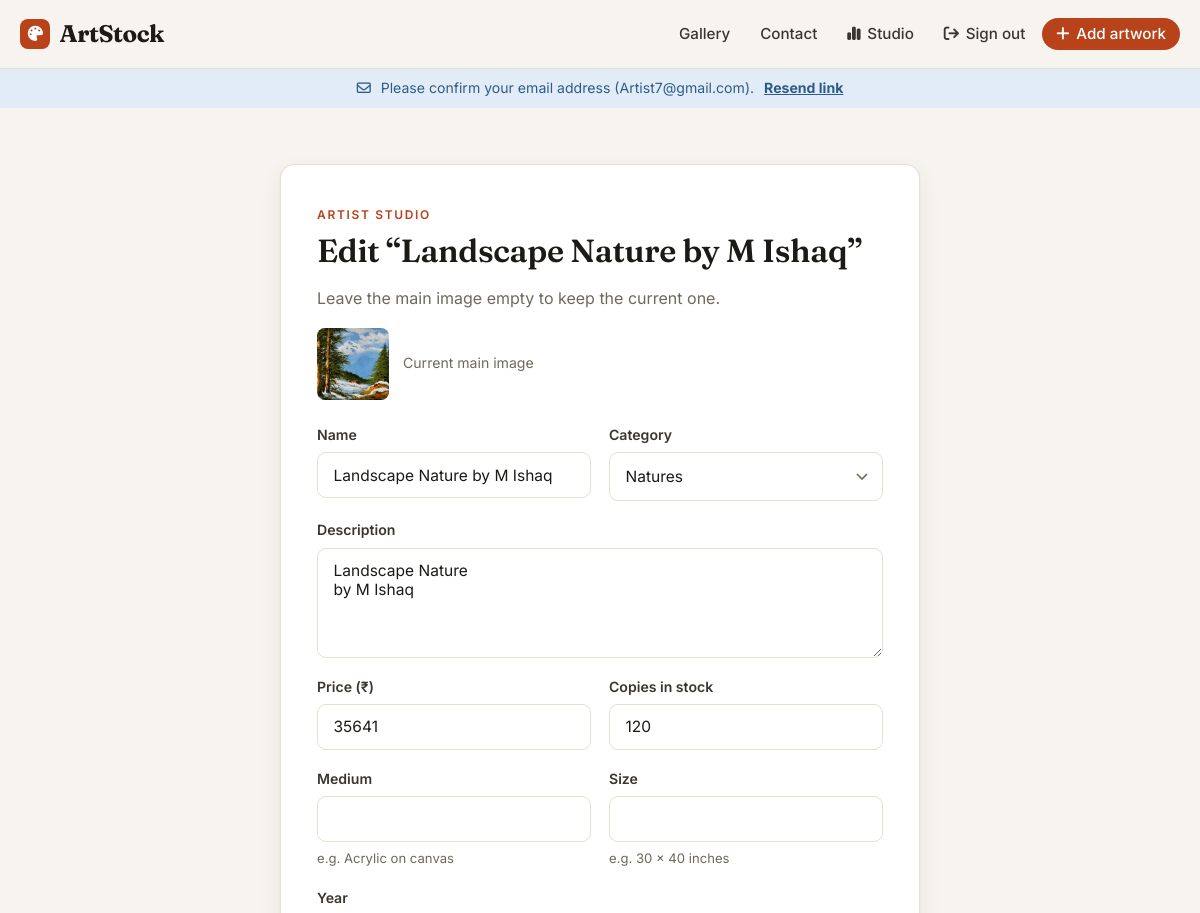
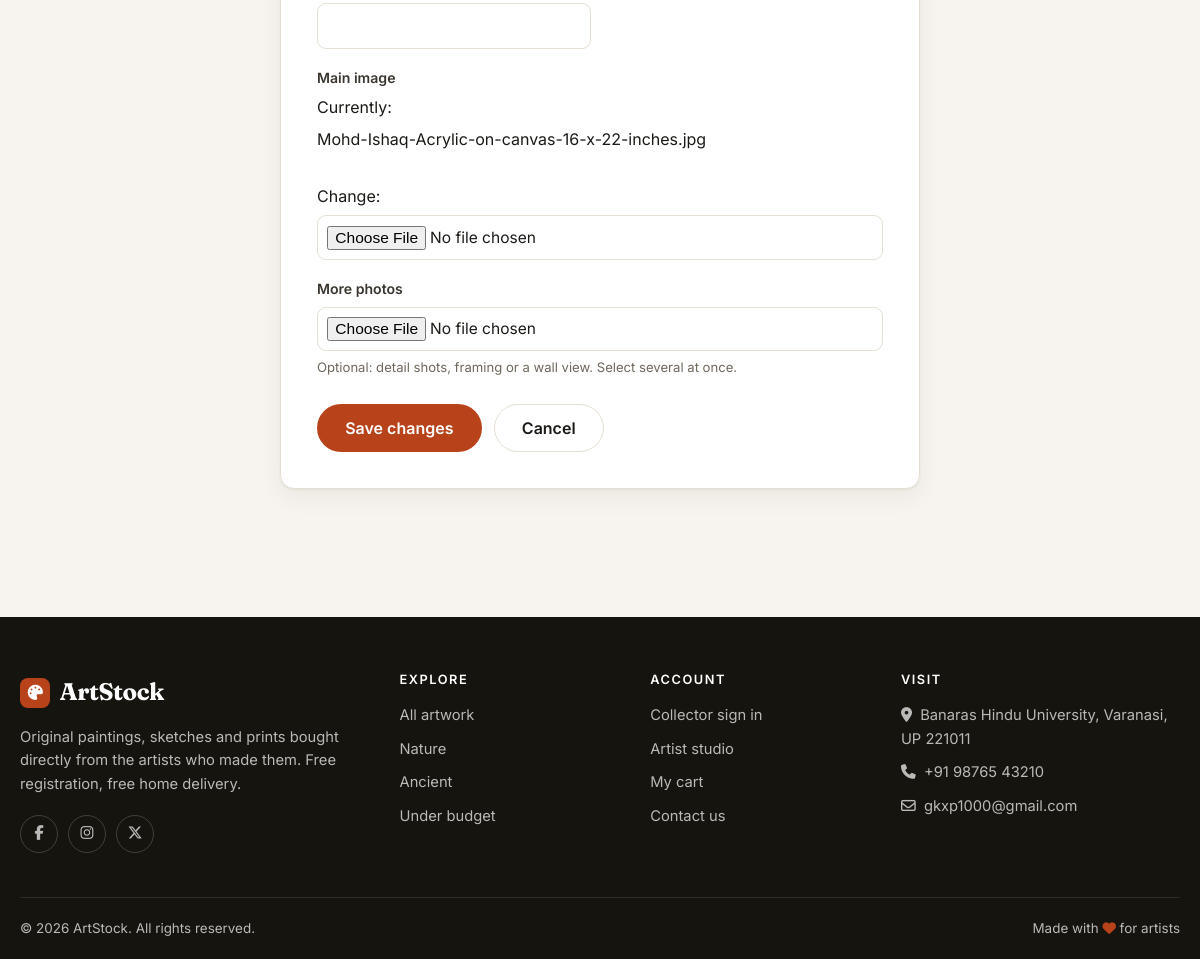
The page /artist/art/6/edit (signed in) on the database its author committed (2 pictures, top to bottom).
### stock/models.py (models this page shows, shortened)
class User(AbstractUser):
	is_customer = models.BooleanField(default=False)
	is_artist = models.BooleanField(default=False)
	email_verified = models.BooleanField(default=False)

class Art(models.Model):
	Artist_id = models.ForeignKey(Artist, on_delete=models.CASCADE)
	Art_id = models.AutoField(primary_key=True)
	quantity = models.IntegerField(blank=False)
	name = models.CharField(max_length=50, blank=False)
	descrip = models.TextField(blank=False)
	price = models.PositiveIntegerField()
	image = models.ImageField(null=False, blank=False)
	thumbnail = models.ImageField(upload_to='thumbs/', blank=True, editable=False)
	size = models.CharField(max_length=60, blank=True, help_text='e.g. 30 x 40 inches')
	medium = models.CharField(max_length=80, blank=True, help_text='e.g. Acrylic on canvas')
	year = models.PositiveIntegerField(null=True, blank=True,
	                                   validators=[MinValueValidator(1000), MaxValueValidator(2100)])
	created_at = models.DateTimeField(auto_now_add=True, null=True)
	CATEGORY_GAMES		=	"Games"
	CATEGORY_FICTION	=	"Fiction"
	CATEGORY_NATURE		=	"Natures"
	CATEGORY_GEOMETRIC	=	"Geometric"
	CATEGORY_MYSTERIOUS	=	"Mysterious"
	CATEGORY_ACTORS		=	"Actors"
	CATEGORY_MULTIVERSE	=	"Multiverse"
	CATEGORY_COMICS		= 	"Comics"
	CATEGORY_REALISTIC	=	"Realistic"
	CATEGORY_CONCEPTUAL	=	"Conceptual"
	CATEGORY_ANCIENT	=	"Ancient"
	CATEGORY_OTHER		=	"Others"
	CATEGORY_STATE_CHOICES = (
		(CATEGORY_GAMES, CATEGORY_GAMES),
		(CATEGORY_FICTION, CATEGORY_FICTION),
		(CATEGORY_NATURE, CATEGORY_NATURE),
		(CATEGORY_GEOMETRIC, CATEGORY_GEOMETRIC),
		(CATEGORY_ACTORS, CATEGORY_ACTORS),
		(CATEGORY_MYSTERIOUS, CATEGORY_MYSTERIOUS),
		(CATEGORY_MULTIVERSE, CATEGORY_MULTIVERSE),
		(CATEGORY_COMICS, CATEGORY_COMICS),
		(CATEGORY_REALISTIC, CATEGORY_REALISTIC),
		(CATEGORY_CONCEPTUAL, CATEGORY_CONCEPTUAL),
		(CATEGORY_ANCIENT, CATEGORY_ANCIENT),
		(CATEGORY_OTHER, CATEGORY_OTHER),
	)
	category = models.CharField(max_length=20, choices=CATEGORY_STATE_CHOICES, default=CATEGORY_OTHER)
	class Meta:
		ordering = ['-Art_id']
	@property
	def thumb_url(self):
		if self.thumbnail:
			return self.thumbnail.url
		return self.image.url

### stock/views.py (the view, shortened to what this page needs)
# urls.py: path('artist/art/<int:Art_id>/edit', views.edit_art_view, name="edit_art"),
@artist_required
def edit_art_view(request, Art_id):
    art = get_object_or_404(Art, Art_id=Art_id, Artist_id=request.user.artist)
    form = ArtForm(request.POST or None, request.FILES or None, instance=art)
    form.fields['image'].required = False
    return render(request, 'artform.html', {'form': form, 'title': f'Edit “{art.name}”',
                                            'subtitle': 'Leave the main image empty to keep the current one.',
                                            'art': art, 'extra_images': art.extra_images.all()})

### stock/forms.py
class ArtForm(StyledFormMixin, forms.ModelForm):
	extra_images = MultipleImageField(required=False, label='More photos',
	                                  help_text='Optional: detail shots, framing or a wall view. Select several at once.')
	class Meta:
		model = Art
		fields = ['name', 'category', 'descrip', 'price', 'quantity', 'medium', 'size', 'year', 'image']
		labels = {
			'descrip': 'Description',
			'price': 'Price (₹)',
			'quantity': 'Copies in stock',
			'image': 'Main image',
		}
		widgets = {'descrip': forms.Textarea(attrs={'rows': 4})}

### stock/context_processors.py (called while the page is built)
def cart_count(request):
	user = getattr(request, 'user', None)
	if not user or not user.is_authenticated or not user.is_customer:
		return {'cart_count': 0}
	customer = getattr(user, 'customer', None)
	if customer is None:
		return {'cart_count': 0}
	return {'cart_count': Order.objects.filter(orderedBy=customer, status=Order.ORDER_STATE_WAITING).count()}

### stock/views.py (called while the page is built)
def artist_required(view):
    @wraps(view)
    def wrapper(request, *args, **kwargs):
        user = request.user
        if not user.is_authenticated:
            return _redirect_to_login(request, 'login_artist', 'Please sign in as an artist to continue.')
        if not user.is_artist:
            messages.error(request, 'That page is only for artist accounts.')
            return redirect('index')
        if not hasattr(user, 'artist'):
            messages.info(request, 'Complete your artist profile first.')
            return redirect('acreate')
        return view(request, *args, **kwargs)
    return wrapper

### stock/template/artform.html (shortened to what this page needs)
{% extends 'profileform.html' %}
{% block eyebrow %}Artist studio{% endblock eyebrow %}
{% block submit %}{% if art %}Save changes{% else %}Publish artwork{% endif %}{% endblock submit %}
{% block cancel_url %}{% url 'aprofile' %}{% endblock cancel_url %}

### stock/template/profileform.html (shortened to what this page needs)
{% extends 'built.html' %}
{% block content %}
<div class="container section">
  <div class="card form-card">
    <span class="eyebrow">{% block eyebrow %}Collector profile{% endblock eyebrow %}</span>
    <h1>{{ title }}</h1>
    <p class="muted">{{ subtitle }}</p>
    {% if art %}<div class="current-image"><img src="{{ art.thumb_url }}" alt=""><span>Current main image</span></div>{% endif %}
    <form method="post" enctype="multipart/form-data" style="margin-top:24px">
      {% include 'partials/form_fields.html' %}
      <div class="row" style="margin-top:8px">
        <button class="btn btn-primary btn-lg">{% block submit %}Save details{% endblock submit %}</button>
        <a href="{% block cancel_url %}{% url 'index' %}{% endblock cancel_url %}" class="btn btn-outline btn-lg">Cancel</a>
      </div>
    </form>
  </div>
</div>
{% endblock content %}

### stock/template/built.html (shortened to what this page needs)
{% load static %}<!doctype html>
<html lang="en">
<head>
  <link rel="stylesheet" href="https://cdnjs.cloudflare.com/ajax/libs/font-awesome/6.5.2/css/all.min.css">
  <link rel="stylesheet" href="{% static 'css/artstock.css' %}">
</head>
<body>
  <header class="nav">
    <div class="container nav-inner">
      <a href="{% url 'index' %}" class="brand"><span class="brand-mark"><i class="fa-solid fa-palette"></i></span>ArtStock</a>
      {% with url_name=request.resolver_match.url_name %}
      <ul class="nav-links" id="navLinks">
        <li><a href="{% url 'index' %}" class="{% if url_name == 'index' %}active{% endif %}">Gallery</a></li>
        <li><a href="{% url 'ContactUs' %}" class="{% if url_name == 'ContactUs' %}active{% endif %}">Contact</a></li>
        {% if user.is_authenticated and user.is_customer %}
          <li><a href="{% url 'wishlist' %}" class="{% if url_name == 'wishlist' %}active{% endif %}" aria-label="Wishlist"><i class="fa-regular fa-heart"></i> Saved</a></li>
          <li><a href="{% url 'Cart' %}" class="{% if url_name == 'Cart' %}active{% endif %}"><i class="fa-solid fa-bag-shopping"></i> Cart {% if cart_count %}<span class="badge">{{ cart_count }}</span>{% endif %}</a></li>
          <li><a href="{% url 'profile' %}" class="{% if url_name == 'profile' %}active{% endif %}"><i class="fa-regular fa-user"></i> {{ user.username }}</a></li>
          <li><a href="{% url 'logouts' %}"><i class="fa-solid fa-arrow-right-from-bracket"></i> Sign out</a></li>
        {% elif user.is_authenticated and user.is_artist %}
          <li><a href="{% url 'aprofile' %}" class="{% if url_name == 'aprofile' %}active{% endif %}"><i class="fa-solid fa-chart-simple"></i> Studio</a></li>
          <li><a href="{% url 'logouts' %}"><i class="fa-solid fa-arrow-right-from-bracket"></i> Sign out</a></li>
          <li><a href="{% url 'addart' %}" class="btn btn-primary btn-sm"><i class="fa-solid fa-plus"></i> Add artwork</a></li>
        {% elif user.is_authenticated %}
          {% if user.is_staff %}<li><a href="{% url 'admin:index' %}">Admin</a></li>{% endif %}
          <li><a href="{% url 'logouts' %}">Sign out</a></li>
        {% else %}
          <li><a href="{% url 'login_artist' %}" class="{% if url_name == 'login_artist' %}active{% endif %}">For artists</a></li>
          <li><a href="{% url 'login_customer' %}" class="btn btn-primary btn-sm">Sign in</a></li>
        {% endif %}
      </ul>
      {% endwith %}
    </div>
  </header>
  {% if user.is_authenticated and not user.email_verified and not user.is_staff and user.email %}
  <div class="verify-bar">
    <div class="container row" style="justify-content:center;gap:10px">
      <i class="fa-regular fa-envelope"></i>
      <span>Please confirm your email address ({{ user.email }}).</span>
      <form method="post" action="{% url 'resend_verification' %}">{% csrf_token %}<input type="hidden" name="next" value="{{ request.get_full_path }}"><button class="link-btn">Resend link</button></form>
    </div>
  </div>
  {% endif %}
  <main>{% block content %}{% endblock content %}</main>
  {% block footer %}
  <footer class="footer">
    <div class="container">
      <div class="footer-grid">
        <div>
          <a href="{% url 'index' %}" class="brand"><span class="brand-mark"><i class="fa-solid fa-palette"></i></span>ArtStock</a>
          <p>Original paintings, sketches and prints bought directly from the artists who made them. Free registration, free home delivery.</p>
          <div class="socials">
            <a href="#" aria-label="Facebook"><i class="fa-brands fa-facebook-f"></i></a>
            <a href="#" aria-label="Instagram"><i class="fa-brands fa-instagram"></i></a>
            <a href="#" aria-label="X"><i class="fa-brands fa-x-twitter"></i></a>
          </div>
        </div>
        <div>
          <h4>Explore</h4>
          <ul>
            <li><a href="{% url 'index' %}#gallery">All artwork</a></li>
            <li><a href="{% url 'index' %}?category=Natures#gallery">Nature</a></li>
            <li><a href="{% url 'index' %}?category=Ancient#gallery">Ancient</a></li>
            <li><a href="{% url 'index' %}?sort=price_low#gallery">Under budget</a></li>
          </ul>
        </div>
        <div>
          <h4>Account</h4>
          <ul>
            <li><a href="{% url 'login_customer' %}">Collector sign in</a></li>
            <li><a href="{% url 'login_artist' %}">Artist studio</a></li>
            <li><a href="{% url 'Cart' %}">My cart</a></li>
            <li><a href="{% url 'ContactUs' %}">Contact us</a></li>
          </ul>
        </div>
        <div>
          <h4>Visit</h4>
          <ul>
            <li><i class="fa-solid fa-location-dot"></i>&nbsp; Banaras Hindu University, Varanasi, UP 221011</li>
            <li><i class="fa-solid fa-phone"></i>&nbsp; <a href="tel:+919876543210">+91 98765 43210</a></li>
            <li><i class="fa-regular fa-envelope"></i>&nbsp; <a href="mailto:gkxp1000@gmail.com">gkxp1000@gmail.com</a></li>
          </ul>
        </div>
      </div>
      <div class="footer-bottom">
        <span>© {% now "Y" %} ArtStock. All rights reserved.</span>
        <span>Made with <i class="fa-solid fa-heart" style="color:var(--accent)"></i> for artists</span>
      </div>
    </div>
  </footer>
  {% endblock footer %}
</body>
</html>

### stock/template/partials/form_fields.html (shortened to what this page needs)
<div class="form-grid">
  {% for field in form %}
  <div class="field{% if field.errors %} has-error{% endif %}{% if field.widget_type == 'textarea' or field.widget_type == 'clearablefile' or field.widget_type == 'multiplefile' %} span-2{% endif %}">
    <label for="{{ field.id_for_label }}">{{ field.label }}</label>
    {{ field }}
    {% if field.help_text %}<span class="help">{{ field.help_text|safe }}</span>{% endif %}
  </div>
  {% endfor %}
</div>

### rows shown on the page
User: email "Artist7@gmail.com"
Art: thumb_url (picture), form "Landscape Nature by M Ishaq" "Natures" "Landscape Nature by M Ishaq" "35641" "120"

### other values the page prints
{{ title }} "Edit “Landscape Nature by M Ishaq”"
{{ subtitle }} "Leave the main image empty to keep the current one."
{{ field.label }} "Name" "Category" "Description" "Price (₹)" "Copies in stock" "Medium" "Size" "Year" "Main image" "More photos"
{{ field.help_text|safe }} "e.g. Acrylic on canvas" "e.g. 30 x 40 inches" "Optional: detail shots, framing or a wall view. Select several at once."
